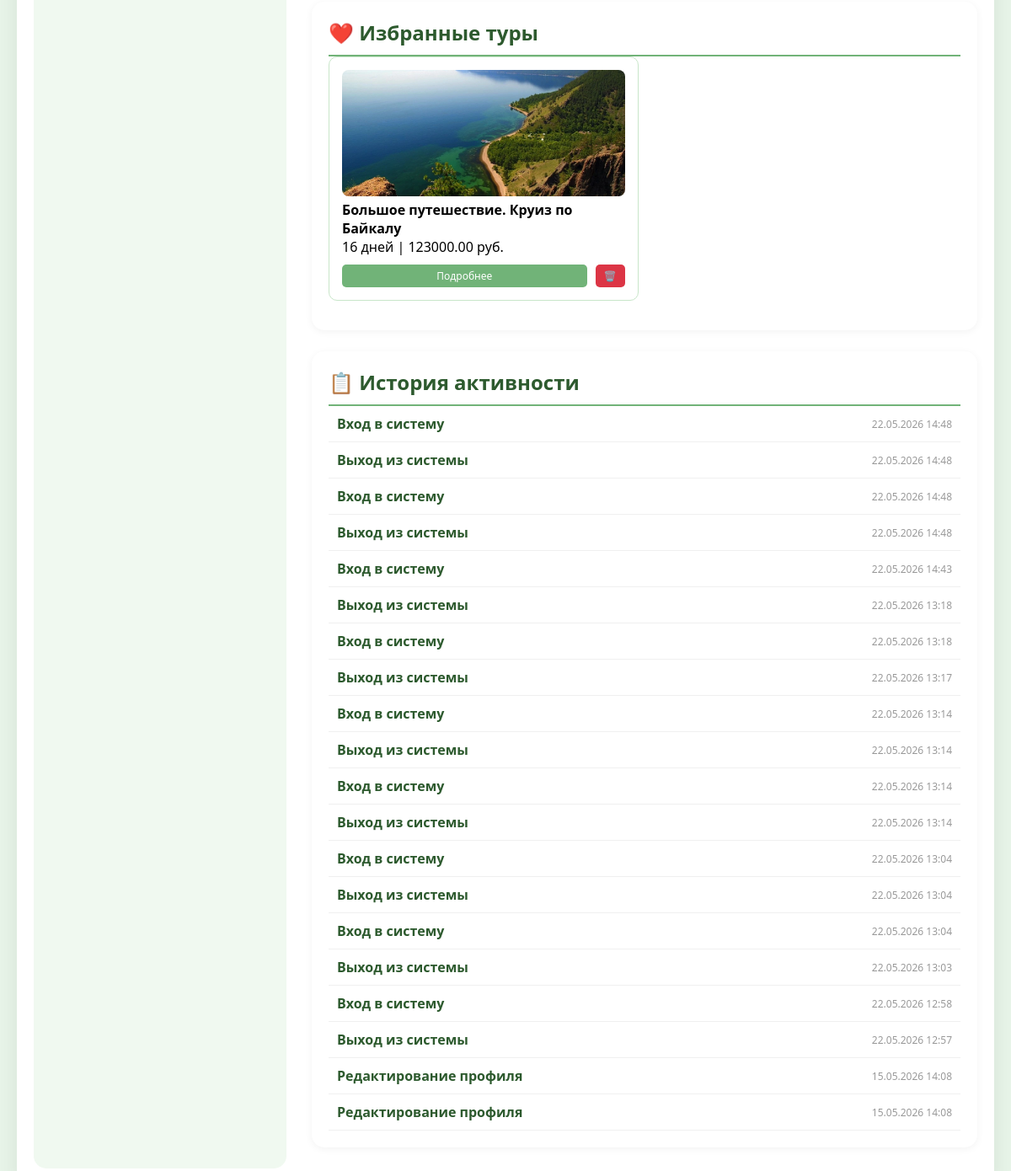
The page /accounts/profile/ (signed in, lower part) on the database as committed earlier.
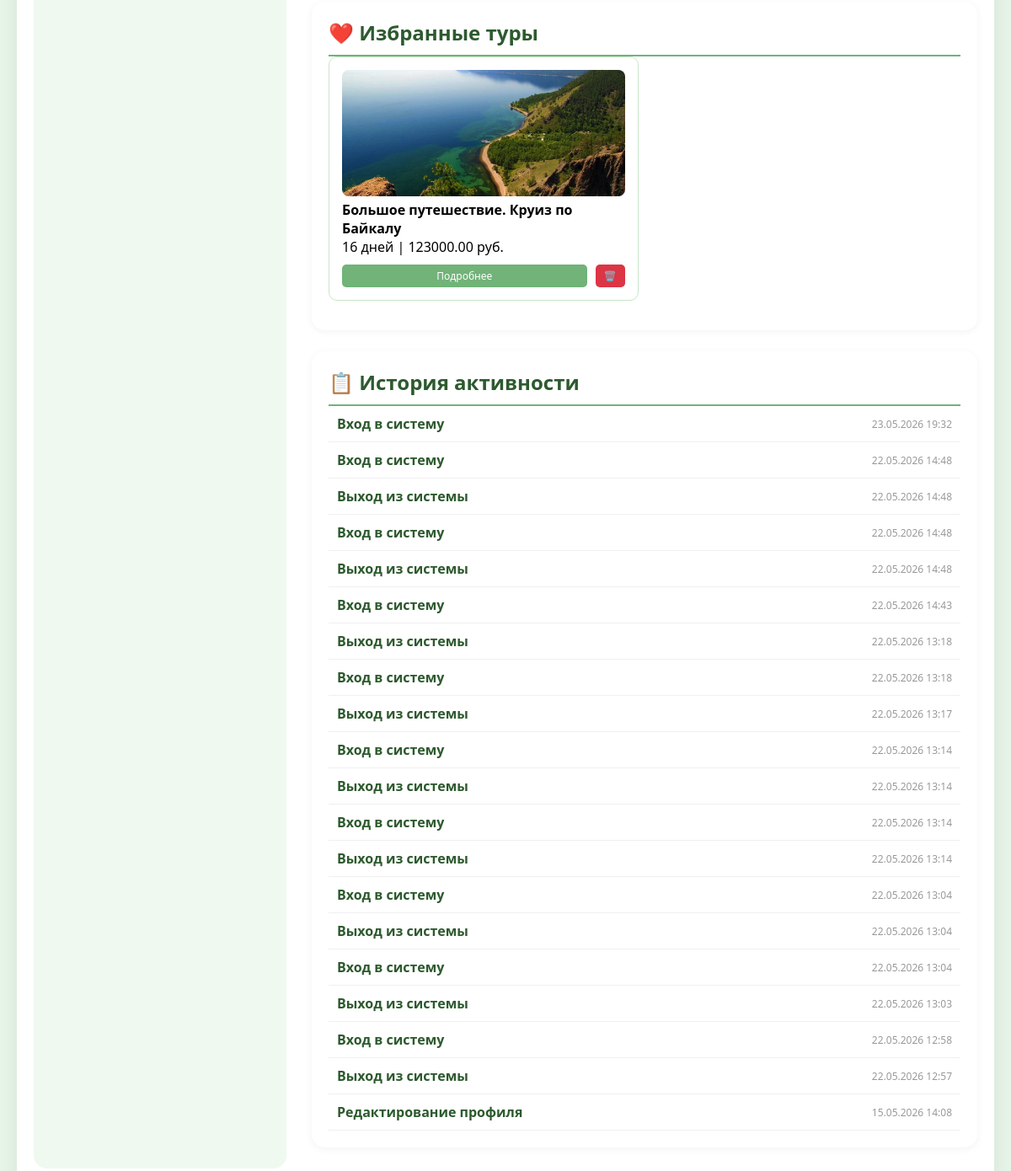
The same page on the database as committed later.
### booking/models.py (models this page shows, shortened)
class Tour(models.Model):
    objects = models.Manager()
    title = models.CharField(max_length=200)
    description = models.TextField()
    duration = models.IntegerField(
        help_text="Длительность тура в днях"
    )
    price = models.DecimalField(
        max_digits=10,
        decimal_places=2
    )
    max_people = models.IntegerField(
        help_text="Максимум участников на одну дату"
    )
    removed = models.BooleanField(default=False)
    image = models.ImageField(
        upload_to="tours/",
        default="tours/default.jpg"
    )

### accounts/models.py (models this page shows, shortened)
class UserActivityLog(models.Model):
    ACTION_CHOICES = [
        ('login', 'Вход в систему'),
        ('logout', 'Выход из системы'),
        ('booking', 'Бронирование тура'),
        ('view_tour', 'Просмотр тура'),
        ('edit_profile', 'Редактирование профиля'),
        ('add_favorite', 'Добавление в избранное'),
        ('remove_favorite', 'Удаление из избранного'),
    ]
    user = models.ForeignKey(User, on_delete=models.CASCADE, related_name='activities', verbose_name='Пользователь')
    action = models.CharField(max_length=20, choices=ACTION_CHOICES, verbose_name='Действие')
    tour = models.ForeignKey('booking.Tour', on_delete=models.SET_NULL, null=True, blank=True, verbose_name='Тур')
    ip_address = models.GenericIPAddressField(null=True, blank=True, verbose_name='IP адрес')
    user_agent = models.TextField(blank=True, verbose_name='User Agent')
    created_at = models.DateTimeField(auto_now_add=True, verbose_name='Время')
    class Meta:
        ordering = ['-created_at']
        verbose_name = 'Лог активности'
        verbose_name_plural = 'Логи активности'

### accounts/views.py (the view)
# urls.py: path('profile/', views.profile_view, name='profile'),
@login_required
def profile_view(request):
    bookings = Booking.objects.filter(email=request.user.email).order_by('-created_at')
    favorites = request.user.favorite_tours.all()
    activities = request.user.activities.order_by('-created_at').all()[:20]
    context = {
        'user': request.user,
        'bookings': bookings,
        'favorites': favorites,
        'activities': activities,
        'total_bookings': bookings.count(),
        'total_favorites': favorites.count(),
    }
    return render(request, 'accounts/profile.html', context)

### accounts/models.py (called while the page is built)
    @property
    def get_full_name_or_username(self):
        if self.get_full_name():
            return self.get_full_name()
        return self.username

### templates/accounts/profile.html (shortened to what this page needs)
{% extends 'base.html' %}
{% load static %}
{% block content %}
<div class="container profile-container">
    <div class="profile-grid">
        <div class="profile-sidebar">
        </div>
        <div class="profile-content">
            <div class="section">
                <h2>❤️ Избранные туры</h2>
                {% if favorites %}
                    <div class="favorites-grid">
                        {% for tour in favorites %}
                            <div class="favorite-card">
                                {% if tour.image %}
                                    <img src="{{ tour.image.url }}" alt="{{ tour.title }}">
                                {% endif %}
                                <div class="favorite-info">
                                    <h4>{{ tour.title }}</h4>
                                    <p>{{ tour.duration }} дней | {{ tour.price }} руб.</p>
                                    <div class="favorite-actions">
                                        <a href="{% url 'tour_detail' tour.id %}" class="btn-view">Подробнее</a>
                                        <a href="{% url 'accounts:remove_favorite' tour.id %}" class="btn-remove" onclick="return confirm('Удалить из избранного?')">🗑️</a>
                                    </div>
                                </div>
                            </div>
                        {% endfor %}
                    </div>
                {% else %}
                    <p class="empty-state">У вас нет избранных туров. <a href="{% url 'tour_list' %}">Выбрать тур →</a></p>
                {% endif %}
            </div>
            <div class="section">
                <h2>📋 История активности</h2>
                {% if activities %}
                    <div class="activities-list">
                        {% for activity in activities %}
                            <div class="activity-item">
                                <span class="activity-action">{{ activity.get_action_display }}</span>
                                <span class="activity-time">{{ activity.created_at|date:"d.m.Y H:i" }}</span>
                            </div>
                        {% endfor %}
                    </div>
                {% else %}
                    <p class="empty-state">История активности пуста</p>
                {% endif %}
            </div>
        </div>
    </div>
</div>
{% endblock %}

Rows that differ between the two databases and show on the page:
no longer on this page (row unchanged): UserActivityLog: action "Редактирование профиля", created_at "15.05.2026 14:08"
added UserActivityLog: action "Вход в систему", created_at "23.05.2026 19:32"
